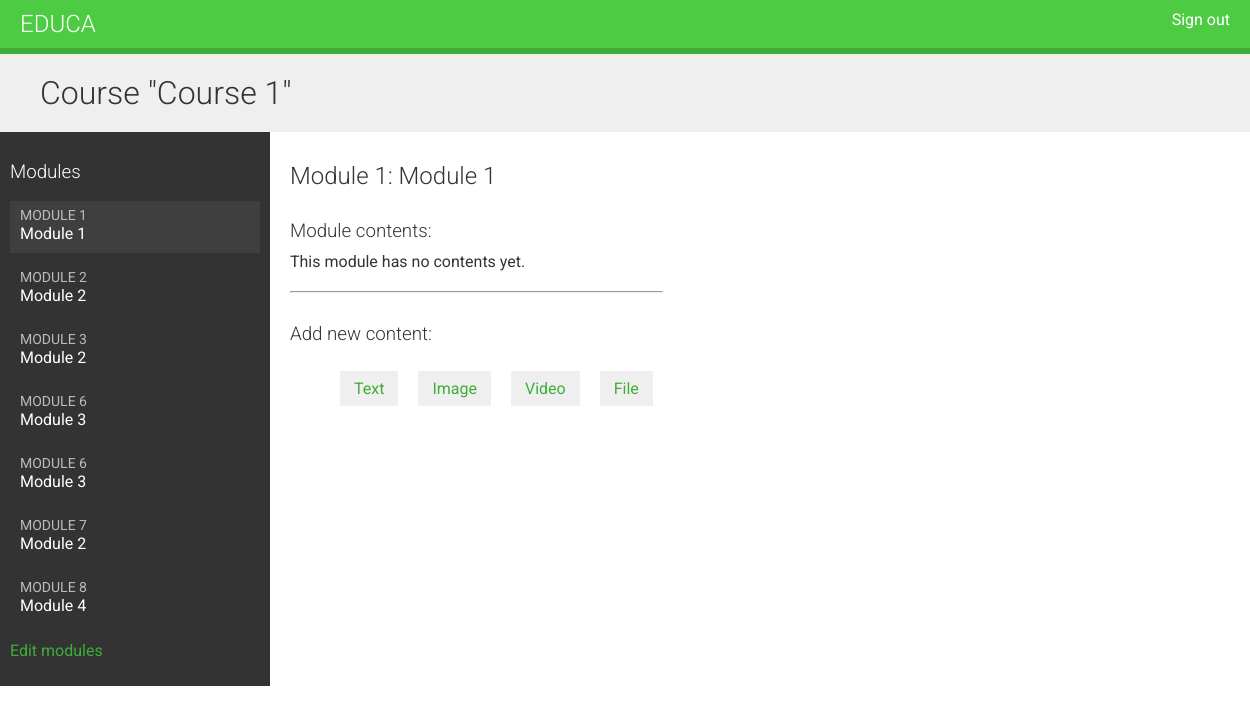
The page /course/module/1/ (signed in) on the database its author committed.
### courses/models.py (models this page shows, shortened)
class Course(models.Model):
    owner = models.ForeignKey(User, related_name='courses_created', on_delete=models.CASCADE)
    subject = models.ForeignKey(Subject, related_name='courses', on_delete=models.CASCADE)
    title = models.CharField(max_length=200)
    slug = models.SlugField(max_length=200, unique=True)
    overview = models.TextField()
    created = models.DateTimeField(auto_now_add=True)
    students = models.ManyToManyField(User, related_name='courses_joined', blank=True)
    class Meta:
        ordering = ['-created']

class Module(models.Model):
    course = models.ForeignKey(Course, related_name='modules', on_delete=models.CASCADE)
    title = models.CharField(max_length=200)
    description = models.TextField(blank=True)
    order = OrderField(blank=True, for_fields=['course'])
    class Meta:
        ordering = ['order']

### courses/views.py (the view)
# urls.py: path('module/<int:module_id>/', views.ModuleContentListView.as_view(), name='module_content_list'),
class ModuleContentListView(TemplateResponseMixin, View):
    template_name = 'course/manage/module/content_list.html'
    def get(self, request, module_id):
        module = get_object_or_404(Module, id=module_id, course__owner=request.user)
        return self.render_to_response({'module': module})

### courses/templates/course/manage/module/content_list.html (shortened to what this page needs)
{% extends "base.html" %}
{% load course %}
{% block content %}
{% with course=module.course %}
    <h1>Course "{{ course.title }}"</h1>
    <div class="contents">
        <h3>Modules</h3>
        <ul id="modules">
        {% for m in course.modules.all %}
            <li data-id="{{ m.id }}" {% if m == module %}class="selected"{% endif %}>
                <a href="{% url "module_content_list" m.id %}">
                    <span>
                        Module <span class="order">{{ m.order|add:1 }}</span>
                    </span>
                    <br>
                    {{ m.title }}
                </a>
            </li>
        {% empty %}
            <li>No modules yet.</li>
        {% endfor %}
        </ul>
        <p><a href="{% url "course_module_update" course.id %}">Edit modules</a></p>
    </div>
    <div class="module">
        <h2>Module {{ module.order|add:1 }}: {{ module.title }}</h2>
        <h3>Module contents:</h3>
        <div id="module-contents">
            {% for content in module.contents.all %}
            <div data-id="{{ content.id }}">
                {% with item=content.item %}
                    <p>{{ item }} ({{ item|model_name }})</p>
                    <a href="{% url "module_content_update" module.id item|model_name item.id %}">Edit</a>
                    <form action="{% url "module_content_delete" content.id %}" method="post">
                        <input type="submit" value="Delete">
                        {% csrf_token %}
                    </form>
                {% endwith %}
            </div>
            {% empty %}
                <p>This module has no contents yet.</p>
            {% endfor %}
        </div>
        <hr>
        <h3>Add new content:</h3>
        <ul class="content-types">
            <li><a href="{% url "module_content_create" module.id "text" %}">Text</a></li>
            <li><a href="{% url "module_content_create" module.id "image" %}">Image</a></li>
            <li><a href="{% url "module_content_create" module.id "video" %}">Video</a></li>
            <li><a href="{% url "module_content_create" module.id "file" %}">File</a></li>
        </ul>
    </div>
{% endwith %}
{% endblock %}

### courses/static/css/base.css (style rules this page uses)
body { margin: 0; font-family: 'Roboto', sans-serif; font-weight: 400; color: #333; }
a { color: #3fad37; text-decoration: none; }
h1, h2, h3, h4, h5, h6 { font-family: 'Roboto', sans-serif; font-weight: 300; }
h1 { background: #efefef; width: 100%; overflow: auto; padding: 20px 0 20px 40px; margin: 0; }
.module { overflow: auto; }
.module h3 { margin: 30px 0 0; padding: 0; width: 100%; }
.module p { margin: 10px 0 20px; width: 100%; float: left; }
.contents { width: 20%; padding: 10px; float: left; background: #333; color: #fff; font-family: 'Roboto', sans-serif; }
.contents ul { list-style: none; margin: 0; padding: 0; }
.contents ul li { margin: 0 0 10px 0; padding: 4px 10px 10px; overflow: auto; }
.contents ul li.selected { background: #3f3f3f; }
.contents ul span { text-transform: uppercase; color: #bbb; font-size: 14px; }
.contents ul a { display: block; color: #fff; text-decoration: none; }
.module { padding: 10px 20px; float: left; }
ul.content-types li { list-style: none; float: left; margin: 10px; background: #efefef; padding: 8px 14px; }

### rows shown on the page
Course: title "Course 1"
Module: order|add "1", title "Module 1"
Module: order|add "2", title "Module 2"
Module: order|add "3", title "Module 2"
Module: order|add "6", title "Module 3"
Module: order|add "6", title "Module 3"
Module: order|add "7", title "Module 2"
Module: order|add "8", title "Module 4"
